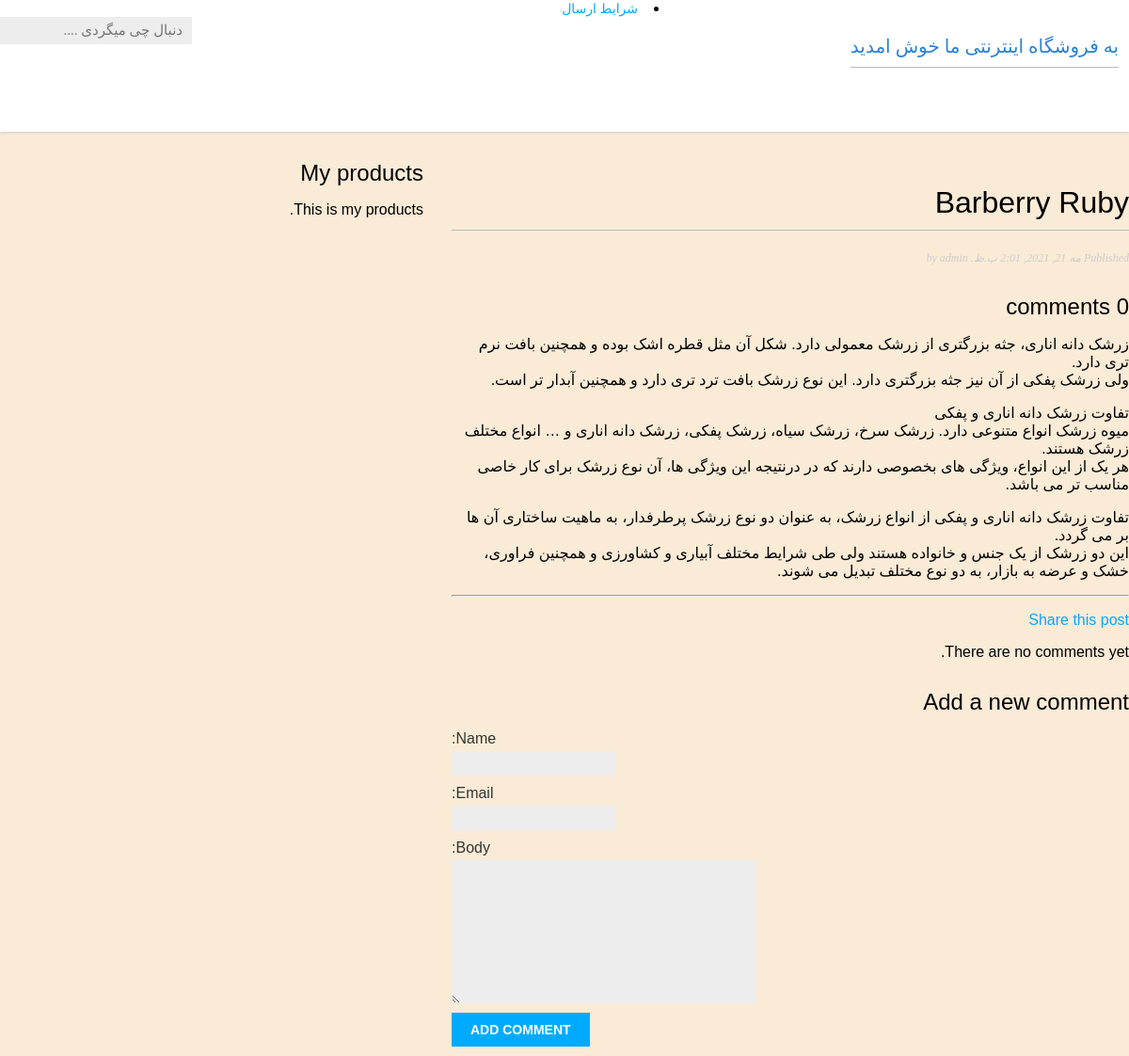
/products/2021/5/21/Barberry-Ruby/, run on the app's committed database.
### products/models.py (models this page shows, shortened)
class Post(models.Model):
    STATUS_CHOICES = (('draft', 'Draft'),  ('published', 'Published'), )
    title = models.CharField(max_length=250)
    slug = models.SlugField(max_length=250,unique_for_date='publish')
    author = models.ForeignKey(User,on_delete=models.CASCADE, related_name='blog_posts')
    name = models.CharField(max_length=100)
    image = models.ImageField(upload_to='home/%Y/%m/%d/')
    body = models.TextField()
    publish = models.DateTimeField(default=timezone.now)
    created = models.DateTimeField(auto_now_add=True)
    updated = models.DateTimeField(auto_now=True)
    status = models.CharField(max_length=10,choices=STATUS_CHOICES, default='draft')
    class Meta:
     ordering = ('-publish',)

### products/views.py (the view)
def post_detail(request, year, month, day, post):
    post = get_object_or_404(Post, slug=post,
            status='published',
            publish__year=year,
            publish__month=month,
            publish__day=day)
    comments = post.comments.filter(active=True)
    new_comment = None
    if request.method == 'POST':
        comment_form = CommentForm(data=request.POST)
        if comment_form.is_valid():
            new_comment = comment_form.save(commit=False)
            new_comment.post = post
            new_comment.save()
    else:
        comment_form = CommentForm()
    return render(request,
                    'products/post/detail.html',
                    {'post': post,
                    'comments': comments,
                    'new_comment': new_comment,
                    'comment_form': comment_form})

### products/forms.py
class CommentForm(forms.ModelForm):
    class Meta:
      model = Comment
      fields = ('name', 'email', 'body')

### products/templates/products/post/detail.html (shortened to what this page needs)
{% extends "products/base.html" %}
{% block content %}
<h1>{{ post.title }}</h1>
<p class="date">
   Published {{ post.publish }} by {{ post.author }}
</p>
{% with comments.count as total_comments %}
<h2>
{{ total_comments }} comment{{ total_comments|pluralize }}
</h2>
{% endwith %}
{{ post.body|linebreaks }}
<hr>
<p>
   <a href="{% url "products:post_share" post.id %}">
   Share this post
   </a>
</p>
{% for comment in comments %}
<div class="comment">
<p class="info">
Comment {{ forloop.counter }} by {{ comment.name }}
{{ comment.created }}
</p>
{{ comment.body|linebreaks }}
</div>
{% empty %}
<p>There are no comments yet.</p>
{% endfor %}
{% if new_comment %}
<h2>Your comment has been added.</h2>
{% else %}
<h2>Add a new comment</h2>
<form method="post">
{{ comment_form.as_p }}
<p><input type="submit" value="Add comment"></p>
</form>
{% endif %}
{% endblock %}

### products/static/css/products.css (style rules this page uses)
body { margin:0; padding:0; font-family:helvetica, sans-serif; }
a { color:#00abff; text-decoration:none; }
h1 { font-weight:normal; border-bottom:1px solid #bbb; padding:0 0 10px 0; }
h2 { font-weight:normal; margin:30px 0 0; }
p.date { color:#ccc; font-family: georgia, serif; font-size: 12px; font-style: italic; }
label { float:left; clear:both; color:#333; margin-bottom:4px; }
input, textarea { clear:both; float:left; margin:0 0 10px; background:#ededed; border:0; padding:6px 10px; font-size:12px; }
input[type=submit] { font-weight:bold; background:#00abff; color:#fff; padding:10px 20px; font-size:14px; text-transform:uppercase; }
html { direction:rtl; font-family:"Droid Arabic Kufi", "Droid Sans", sans-serif; font-size:16px; }
body { background-color:antiquewhite; }

### data on the page
Post: title "Barberry Ruby", publish "مه 21, 2021, 2:01 ب.ظ.", author "admin", body "زرشک دانه اناری، جثه بزرگتری از زرشک معمولی دارد. شکل آن مثل قطره اشک بوده و همچنین بافت نرم تری دارد. ولی زرشک پفکی از آن نیز جثه بزرگتری دارد. این نوع زرشک بافت ترد تری دارد و همچنین آبدار تر است. تفاوت زرشک دانه اناری و پفکی میوه زرشک انواع متنوعی دارد. زرشک سرخ، زرشک سیاه، زرشک پفکی، زرشک دانه اناری و … انواع مختلف زرشک هستند. هر یک از این انواع، ویژگی های بخصوصی دارند که در درنتیجه این ویژگی ها، آن نوع زرشک برای کار خاصی مناسب تر می باشد. تفاوت زرشک دانه اناری و پفکی از انواع زرشک، به عنوان دو نوع زرشک پرطرفدار، به ماهیت ساختاری آن ها بر می گردد. این دو زرشک از یک جنس و خانواده هستند ولی طی شرایط مختلف آبیاری و کشاورزی و همچنین فراوری، خشک و عرضه به بازار، به دو نوع مختلف تبدیل می شوند."

### other printed values
{{ total_comments }} "0"
